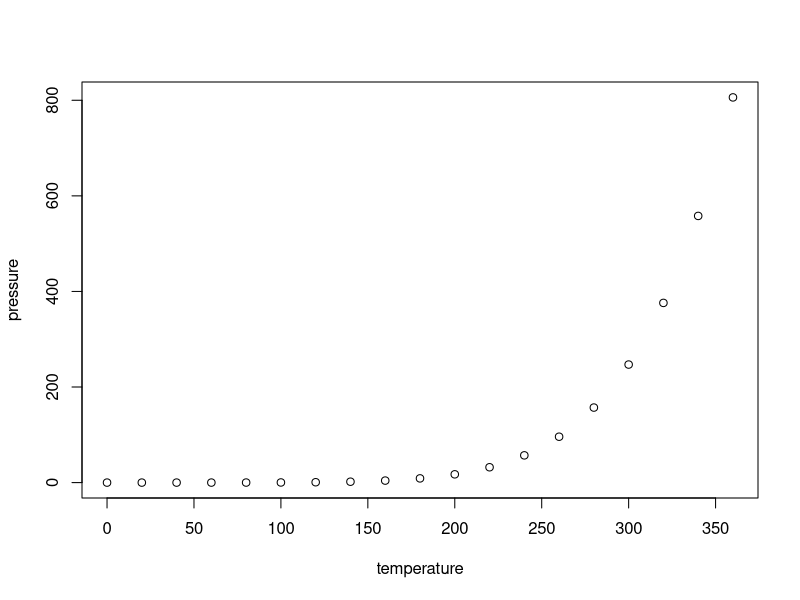
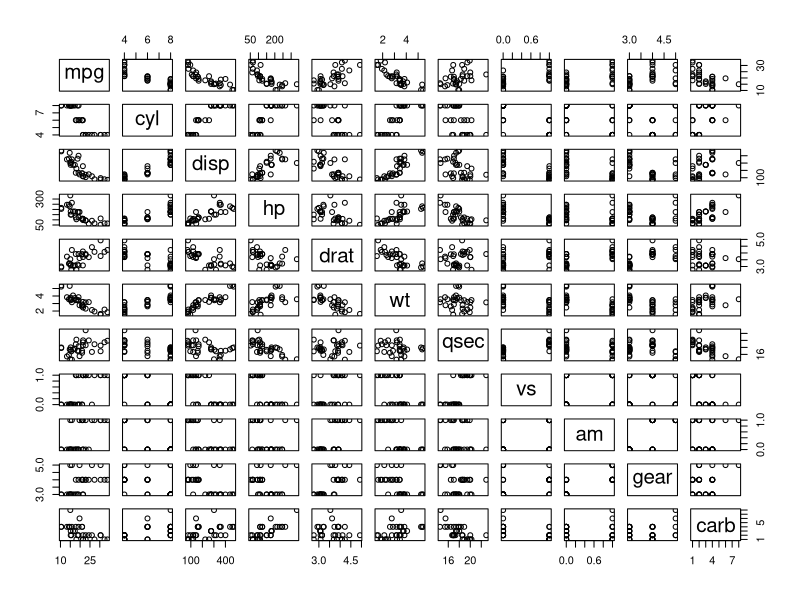

Here is the R script that generated these plots, in order:
## ---- chunk 1
knitr::opts_chunk$set(echo = TRUE)
## ---- chunk 2
summary(cars)
## ---- chunk 3
plot(pressure)
## ---- chunk 4
plot(mtcars)

